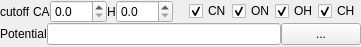
<?xml version="1.0" encoding="UTF-8"?>
<ui version="4.0">
 <class>Form</class>
 <widget class="QWidget" name="Form">
  <property name="geometry">
   <rect>
    <x>0</x>
    <y>0</y>
    <width>361</width>
    <height>47</height>
   </rect>
  </property>
  <property name="windowTitle">
   <string>Form</string>
  </property>
  <layout class="QGridLayout" name="gridLayout">
   <property name="margin">
    <number>0</number>
   </property>
   <property name="spacing">
    <number>0</number>
   </property>
   <item row="2" column="0" colspan="4">
    <layout class="QHBoxLayout" name="horizontalLayout">
     <property name="spacing">
      <number>0</number>
     </property>
     <item>
      <widget class="QLabel" name="label">
       <property name="text">
        <string>cutoff </string>
       </property>
      </widget>
     </item>
     <item>
      <widget class="QLabel" name="label_4">
       <property name="text">
        <string>CA</string>
       </property>
      </widget>
     </item>
     <item>
      <widget class="QDoubleSpinBox" name="doubleSpinBox_2">
       <property name="sizePolicy">
        <sizepolicy hsizetype="Expanding" vsizetype="Fixed">
         <horstretch>0</horstretch>
         <verstretch>0</verstretch>
        </sizepolicy>
       </property>
       <property name="decimals">
        <number>1</number>
       </property>
      </widget>
     </item>
     <item>
      <widget class="QLabel" name="label_2">
       <property name="text">
        <string>H</string>
       </property>
      </widget>
     </item>
     <item>
      <widget class="QDoubleSpinBox" name="doubleSpinBox">
       <property name="sizePolicy">
        <sizepolicy hsizetype="Expanding" vsizetype="Fixed">
         <horstretch>0</horstretch>
         <verstretch>0</verstretch>
        </sizepolicy>
       </property>
       <property name="decimals">
        <number>1</number>
       </property>
      </widget>
     </item>
     <item>
      <spacer name="horizontalSpacer">
       <property name="orientation">
        <enum>Qt::Horizontal</enum>
       </property>
       <property name="sizeHint" stdset="0">
        <size>
         <width>40</width>
         <height>20</height>
        </size>
       </property>
      </spacer>
     </item>
     <item>
      <layout class="QHBoxLayout" name="horizontalLayout_3">
       <property name="spacing">
        <number>0</number>
       </property>
       <item>
        <widget class="QCheckBox" name="checkBox_2">
         <property name="text">
          <string>CN</string>
         </property>
         <property name="checked">
          <bool>true</bool>
         </property>
        </widget>
       </item>
       <item>
        <widget class="QCheckBox" name="checkBox_4">
         <property name="text">
          <string>ON</string>
         </property>
         <property name="checked">
          <bool>true</bool>
         </property>
        </widget>
       </item>
       <item>
        <widget class="QCheckBox" name="checkBox">
         <property name="text">
          <string>OH</string>
         </property>
         <property name="checked">
          <bool>true</bool>
         </property>
        </widget>
       </item>
       <item>
        <widget class="QCheckBox" name="checkBox_3">
         <property name="text">
          <string>CH</string>
         </property>
         <property name="checked">
          <bool>true</bool>
         </property>
        </widget>
       </item>
      </layout>
     </item>
    </layout>
   </item>
   <item row="3" column="0">
    <widget class="QLabel" name="label_3">
     <property name="text">
      <string>Potential</string>
     </property>
    </widget>
   </item>
   <item row="3" column="1">
    <widget class="QLineEdit" name="lineEdit_3">
     <property name="readOnly">
      <bool>true</bool>
     </property>
    </widget>
   </item>
   <item row="3" column="2">
    <widget class="QPushButton" name="toolButton">
     <property name="text">
      <string>...</string>
     </property>
    </widget>
   </item>
  </layout>
  <action name="actionLoad_potential">
   <property name="text">
    <string>Load potential</string>
   </property>
  </action>
 </widget>
 <resources/>
 <connections/>
</ui>
